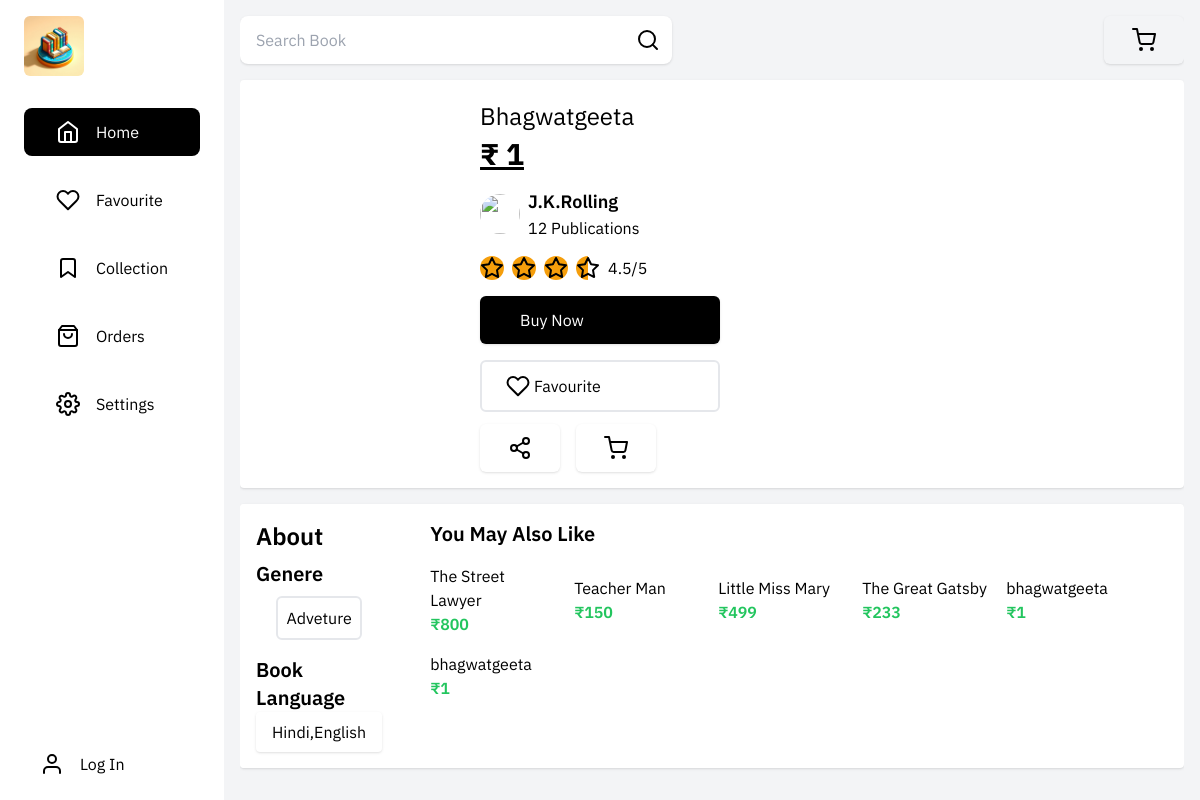
Screenshot of /buyPage.php?id=9&name=bhagwatgeeta with the database file from the repository.
### tables this page shows
CREATE TABLE `books` (
  `id` int(10) NOT NULL,
  `title` varchar(50) NOT NULL,
  `description` varchar(2000) NOT NULL,
  `language` varchar(50) NOT NULL,
  `publication_date` varchar(20) NOT NULL,
  `author_id` int(10) NOT NULL,
  `price` float NOT NULL,
  `image` varchar(200) NOT NULL,
  `edition` int(10) NOT NULL,
  `status` varchar(20) NOT NULL,
  `stock` int(10) NOT NULL,
  `genre` varchar(20) NOT NULL,
  `time` timestamp NOT NULL DEFAULT current_timestamp() ON UPDATE current_timestamp()
);

### buyPage.php (the view, shortened to what this page needs)
<?php
include 'components/DesktopNav.php';
include 'components/ShoppingCart.php';
?>
<!DOCTYPE html>
<html lang="en">
<head>
    <script src="https://cdn.tailwindcss.com"></script>
    <link rel="stylesheet" href="styles/main.css">
</head>
<body>
    <div class="bg-gray-100 lg:flex">
    <?php DesktopNav(); ?>
    <div class=" book-info mx-4 lg:h-screen lg:overflow-y-scroll lg:w-full scrollbar-hidden">
       <div class="search-container py-4 flex items-center justify-between">
        <form action="search.php" method="get">
            <div id="search-bar" class="hidden lg:flex items-center bg-white w-fit rounded-lg shadow">
            <input name="s" class=" placeholder:capitalize px-4 py-2 bg-transparent outline-none sm:w-96 w-[77vw] capitalize" type="text" placeholder="search book">
                <button type="submit" class="p-3 sm:cursor-pointer cursor-default">
                    <i data-feather="search"></i>
                </button>
            </div>
        </form>
        <div class="cart-count hidden md:block">
            <?php ShoppingCart(); ?>
        </div>
    </div>
        <div class="flex flex-col p-4 mb-4 shadow bg-white rounded lg:flex-row lg:gap-4">
            <?php
            if(isset($_GET['id']))
            {
                $id = $_GET['id'];
                $sql = "SELECT * FROM `books` WHERE id = $id";
                $result = mysqli_query($conn,$sql);
                $row = mysqli_fetch_assoc($result);
                $bookName = $row['title'];
                $bookImage = $row['image'];
                $desc = $row['description'];
                $lang = $row['language'];
                $genre = $row['genre'];
                $price = $row['price'];
                echo '
                <img data-id="'.$id.'" class="book-id-included w-52 h-66 rounded self-center" src="'.$bookImage.'" alt="">
                <div class="book-basic">
                    <h2 class="book-title capitalize text-2xl my-1">'.$bookName.'</h2>
                    <p class="price text-3xl underline mb-4 font-bold">₹ '.$price.'</p>
                    <div class="author-info">
                        <div class="flex items-center gap-2">
                            <img class="w-10 h-10 rounded-full object-cover" src="assets/avtar/sample_img.jpg" alt="">
                            <div class="auth-name">
                                <p class="capitalize font-semibold text-lg">j.k.rolling</p>
                                <p class="capitalize">12 publications</p>
                            </div>
                        </div>
                        <div class="ratting-stars flex items-center gap-2 mt-4">
                            <i data-feather="star" class="bg-amber-500 rounded-full"></i>
                            <i data-feather="star" class="bg-amber-500 rounded-full"></i>
                            <i data-feather="star" class="bg-amber-500 rounded-full"></i>
                            <i data-feather="star" class="bg-gradient-to-r from-amber-500 from-50% via-white via-50% rounded-full"></i>
                            <p class="out-of">4.5/5</p>
                        </div>
                    </div>
                    <div class="hidden mt-4 lg:block ">';
                    if(isset($_COOKIE['userId']))
                    {
                        if(isloggedIn())
                            echo '<div class="buyButton block cursor-default focus:scale-90 transition-all capitalize px-10 py-3 bg-black text-white shadow rounded-md mb-4">buy now</div>';
                    }
                    else
                        echo '<a href="auth/signin.php" class="buyButton block cursor-default focus:scale-90 transition-all capitalize px-10 py-3 bg-black text-white shadow rounded-md mb-4">buy now</a>';
                    echo' <a href="#" class="block capitalize px-6 py-3 bg-transparent rounded-md flex items-center gap-1 border-2 mb-3 w-60 hover:bg-gray-50"><i data-feather="heart"></i> favourite</a>
                        <div class="flex items-center gap-4">
                            <p class="cursor-pointer capitalize px-7 py-3 shadow rounded-md w-fit hover:bg-gray-50 transition"><i data-feather="share-2"></i></p>
                            <a href="#" class="block capitalize px-7 py-3 shadow rounded-md w-fit hover:bg-gray-50 transition"><i data-feather="shopping-cart"></i></a>
                        </div>
                    </div>
                </div>
                </div>
                <div class="about-book lg:flex items-start gap-4 lg:bg-white lg:rounded lg:shadow">
                    <div class="about-info bg-white rounded p-4 shadow lg:shadow-none">
                        <h3 class="about-title capitalize text-xl md:text-2xl font-semibold">about</h3>
                        <p class="md:text-lg mb-2 lg:max-w-lg">'.$desc.'</p>
                        ';
                        echo '
                        <div class="">
                        <h3 class="about-title capitalize text-xl font-semibold mb-2">genere</h3>
                        <div class="flex items-center flex-wrap gap-2 justify-center">
                        ';
                        $arrayGenre = explode(',',$genre);
                        foreach($arrayGenre as $value)
                        {
                            echo '
                            <p class="capitalize border-2 border-gray-200 rounded-md p-2">'.$value.'</p>';
                        }
                        echo '
                            </div>
                        </div>
                        <div class="mt-4">
                            <h3 class="about-title capitalize text-xl font-semibold">book language</h3>
                            <div class="flex items-center gap-2 flex-wrap">
                                <p class="capitalize shadow w-fit px-4 py-2 rounded">'.$lang.'</p>
                               </div>
                        </div>
                    </div>
                ';
            }
            ?>
            <div class="you-may-also-like my-4 lg:my-0 bg-white rounded-md shadow p-4 lg:shadow-none">
                <h3 class="capitalize text-xl font-semibold">you may also like</h3>
                <div class="flex flex-wrap items-center justify-center gap-4 mt-4 lg:justify-start">
                    <?php
                        $sql = "SELECT * FROM `books` WHERE genre= '$arrayGenre[0]' ORDER BY `books`.`id` DESC LIMIT 10";
                        $result = mysqli_query($conn,$sql);
                        if($result)
                        {
                          while($row = mysqli_fetch_assoc($result))
                            {
                                $bookName = $row['title'];
                                $bkId = $row['id'];
                                $bookImage = $row['image'];
                                $price = $row['price'];
                                echo '
                                <a href="buyPage.php?id='.$bkId.'&name='.$bookName.'" class="w-32 cursor-default sm:cursor-pointer">
                                <img class="h-18 rounded" src="'.$bookImage.'" alt="">
                                <h3 class="line-clamp-2">'.$bookName.'</h3>
                                <p class="font-semibold text-green-500">₹'.$price.'</p>
                            </a>
                                ';
                            }
                        }
                    ?>
                </div>
            </div>
        </div>
    </div>
    </div>
</body>
</html>

### DesktopNav.php
<?php
    function DesktopNav()
    {
        echo '
        <div class="hidden lg:block py-4 px-6 bg-white">
        <div class="logo">
            <img class="logo-size rounded-md" src="assets/logo/logo.jpg" alt="">
        </div>
        <div class="aside-container flex flex-col items-start justify-between ">
        <div class="aside mt-8">
            <a href="index.php" class="flex items-center gap-4 text-white bg-black rounded-lg py-3 px-8">
                <i data-feather="home"></i>
                <p class="capitalize">home</p>
            </a>
            <a href="#" class="flex items-center gap-4 rounded-lg py-3 px-8 mt-5 hover:bg-slate-50">
                <i data-feather="heart"></i>
                <p class="capitalize">favourite</p>
            </a>
            <a href="#" class="flex items-center gap-4 rounded-lg py-3 px-8 mt-5 hover:bg-slate-50">
                <i data-feather="bookmark"></i>
                <p class="capitalize">collection</p>
            </a>
            <a href="#" class="flex items-center gap-4 rounded-lg py-3 px-8 mt-5 hover:bg-slate-50">
                <i data-feather="shopping-bag"></i>
                <p class="capitalize">orders</p>
            </a>
            <a href="#" class="flex items-center gap-4 rounded-lg py-3 px-8 mt-5 hover:bg-slate-50">
                <i data-feather="settings"></i>
                <p class="capitalize">settings</p>
            </a>
        </div>';
        if(isset($_COOKIE['user']) && isset($_COOKIE['user_agent']))
        {
            if(isloggedIn())
            echo '
            <a href="logout.php" class="userStatus login cursor-pointer flex items-center gap-4 rounded-lg py-3 px-8 mt-5 hover:bg-slate-50">
                <i data-feather="log-out"></i>
                <p class="capitalize">log out</p>
            </a>';
        }
        else
        echo '
        <a href="auth/signin.php" class="userStatus logoff cursor-pointer flex items-center gap-4 rounded-lg py-2 px-4 mt-5 hover:bg-slate-50">
        <i data-feather="user"></i>
        <p class="capitalize">log in</p>
    </a>
        ';
        echo '
    </div>
    </div>
             ';
    }
?>

### ShoppingCart.php
<?php
function ShoppingCart()
{
    include 'connect.php';
    if(isset($_COOKIE['userId']))
    {
        $userid = $_COOKIE['userId'];
        $sql ="SELECT COUNT(*) AS count FROM `cart` WHERE `user_id`=$userid";
        $result = mysqli_query($conn,$sql);
        $row = mysqli_fetch_array($result);
        $count = $row['count'];
        echo '<a href="cart.php" data-count="'.$count.'" class="block w-fit cursor-default transition-all capitalize px-7 py-3 shadow rounded-md after:content-[attr(data-count)] after:block after:w-6 after:h-6 after:absolute after:text-center relative after:top-0 after:right-0 after:bg-red-500 after:text-white after:rounded-full "><i data-feather="shopping-cart"></i></a>
        ';
    }
    else
    echo '<a href="cart.php"  class="block w-fit cursor-default transition-all capitalize px-7 py-3 shadow rounded-md"><i data-feather="shopping-cart"></i></a>
        ';
}
?>

### main.css (style rules this page uses)
* { font-family: "IBM Plex Sans", sans-serif; }
.logo .logo-size { width: 60px; height: 60px; }
.aside-container { height: calc(100vh - 2em - 60px); }

### rows the page displays
books: title "Bhagwatgeeta", price "1", genre "Adveture", language "Hindi,english", title "bhagwatgeeta"
books: title "The Street Lawyer", price "800"
books: title "Teacher Man", price "150"
books: title "Little Miss Mary", price "499"
books: title "The Great Gatsby", price "233"
books: title "bhagwatgeeta", price "1"
